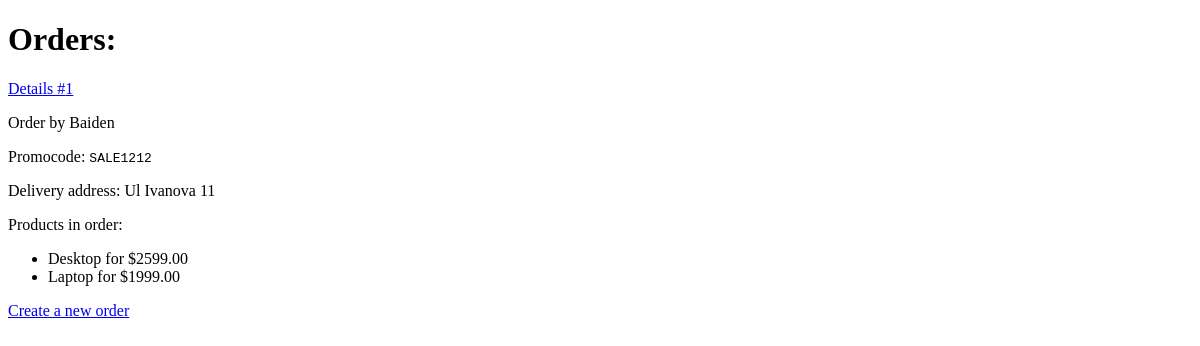
/shop/orders/ (signed in), run on an earlier commit of the app's database.
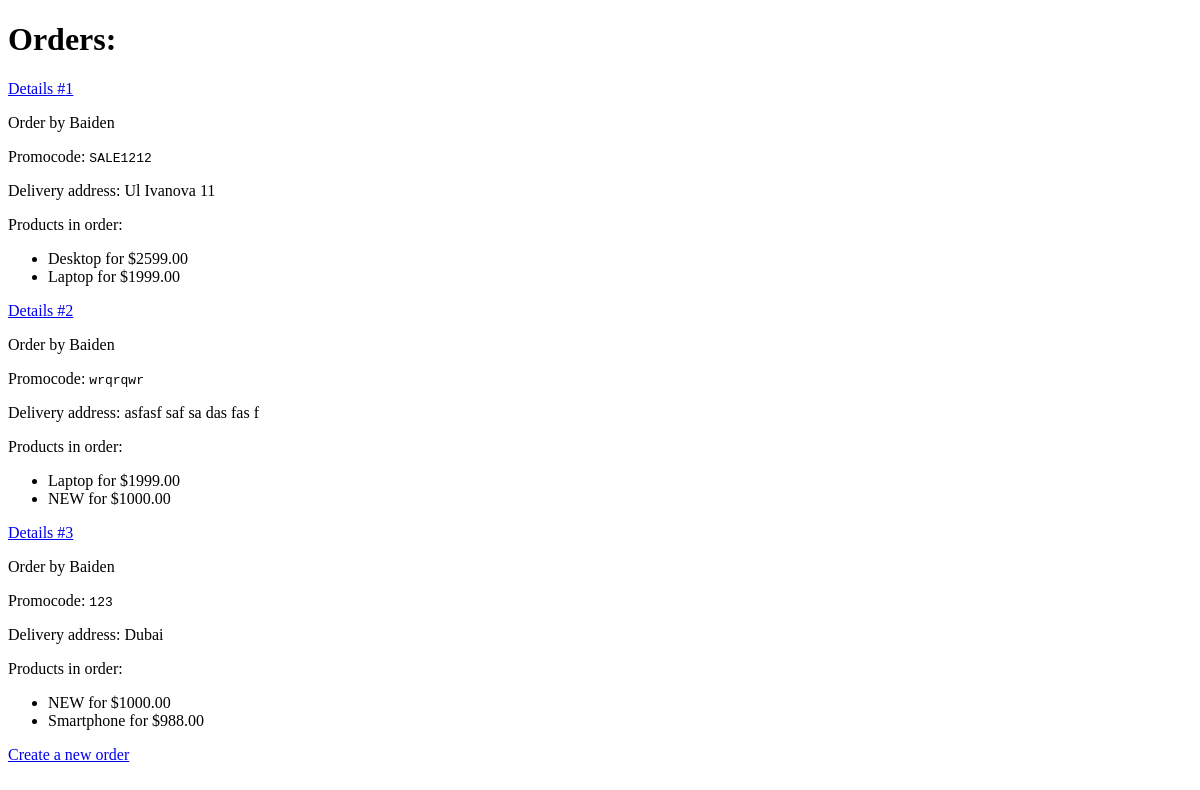
And on a later commit of the database.
### shopapp/models.py (models this page shows, shortened)
class Order(models.Model):
    delivery_address = models.TextField(null=False, blank=True)
    promo_code = models.CharField(max_length=20, null=False, blank=True)
    created_at = models.DateTimeField(auto_now_add=True)
    user = models.ForeignKey(User, on_delete=models.PROTECT, related_name='orders')
    products = models.ManyToManyField(Product, related_name='orders')

class Product(models.Model):
    class Meta:
        ordering = ['name', 'price']
    name = models.CharField(max_length=100)
    description = models.TextField(null=False, blank=True)
    price = models.DecimalField(default=0, max_digits=8, decimal_places=2)
    discount = models.SmallIntegerField(default=0)
    created_at = models.DateTimeField(auto_now_add=True)
    archived = models.BooleanField(default=False)
    created_by = models.ForeignKey(User, on_delete=models.CASCADE)

### shopapp/views.py (the view)
# urls.py: path('orders/', OrdersListView.as_view(), name='orders_list'),
class OrdersListView(LoginRequiredMixin, ListView):
    queryset = (
        Order.objects
        .select_related('user')
        .prefetch_related('products')
    )

### shopapp/templates/shopapp/order_list.html (shortened to what this page needs)
{% extends 'shopapp/base.html' %}
{% block body %}
	<h1>Orders:</h1>
    {% if object_list %}
        {% for order in object_list %}
        	<div>
                <p><a href="{% url 'shopapp:order_details' pk=order.pk %}">Details #{{ order.pk }}</a></p>
                <p>Order by {% firstof order.user.first_name order.user.username %}</p>
                <p>Promocode: <code>{{ order.promo_code }}</code></p>
                <p>Delivery address: {{ order.delivery_address }}</p>
                <div>Products in order:</div>
                <ul>
                    {% for product in order.products.all %}
                    	<li>{{ product.name }} for ${{ product.price }}</li>
                    {% endfor %}
                </ul>
            </div>
        {% endfor %}
    {% else %}
        <h3>No orders yet</h3>
    {% endif %}
    <a href="{% url 'shopapp:create_order' %}">Create a new order</a>
{% endblock %}

What changed in the data, as far as the page shows it:
added Order: pk "2", user.first_name "Baiden", promo_code "wrqrqwr", delivery_address "asfasf saf sa das fas f", Product (name "Laptop", price "1999.00")
added Product: name "NEW", price "1000.00"
added Order: pk "3", user.first_name "Baiden", promo_code "123", delivery_address "Dubai"
now on this page (row unchanged): Product: name "Smartphone", price "988.00", shown under "3"
